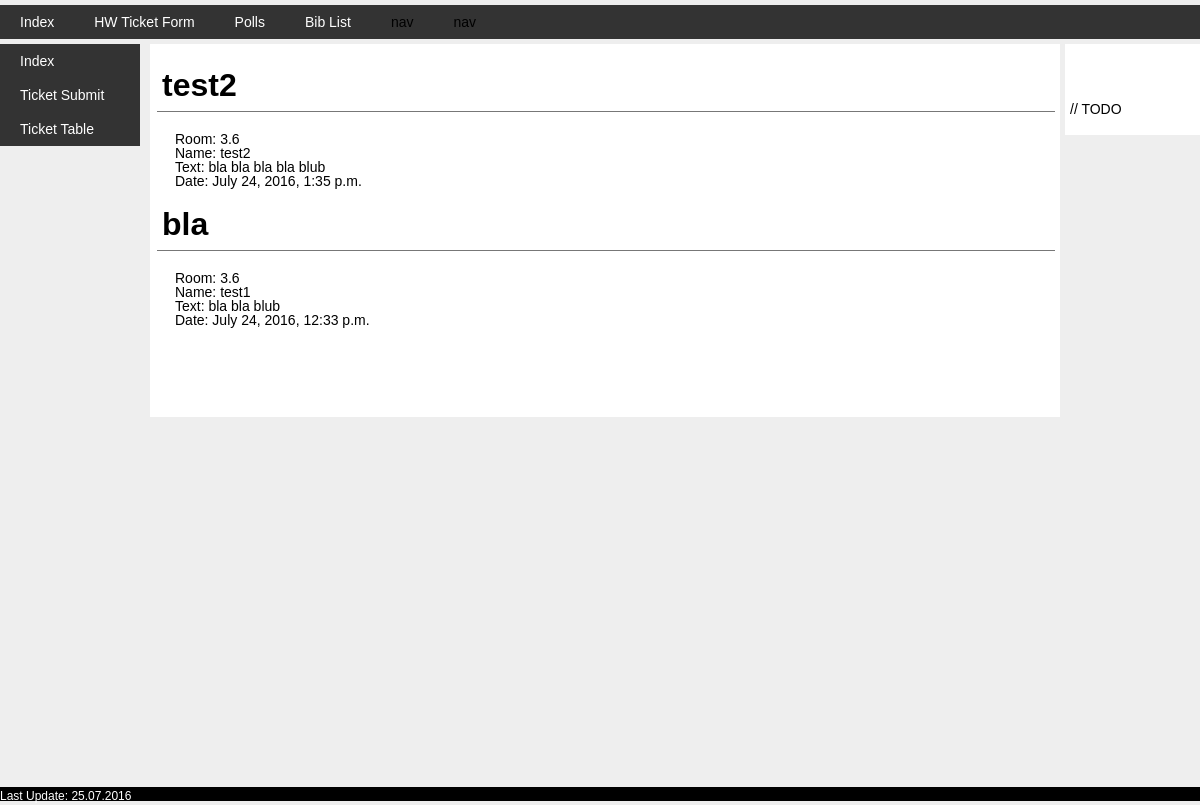
/hwform/list/, run on the app's committed database.
### hwform/models.py (models this page shows, shortened)
class Ticket(models.Model):
    ticket_name = models.CharField(max_length=200)
    ticket_room = models.CharField(max_length=200)
    ticket_sum = models.CharField(max_length=200)
    ticket_descr = models.TextField('Descriptive text', default='Add your super descriptive text here...')
    pub_date = models.DateTimeField('date published')

### hwform/views.py (the view)
class TicketListView(generic.ListView):
    template_name = "hwform/ticket_list.html"
    context_object_name = "ticket_list"
    model = Ticket
    def get_queryset(self):
        return Ticket.objects.filter(pub_date__lte=timezone.now()).order_by('-pub_date')#[:5]

### hwform/templates/hwform/ticket_list.html (shortened to what this page needs)
{% extends "hwform/base.html" %}
{% load static %}
{% block content %}
{% if ticket_list %}
    	{% for ticket in ticket_list %}
    		<h1>{{ ticket.ticket_sum }}</h1>
			<ul>
				<li>Room: {{ ticket.ticket_room }}</li>
    			<li>Name: {{ ticket.ticket_name }}</li>
   				<li>Text: {{ ticket.ticket_descr }}</li>
  			    <li>Date: {{ ticket.pub_date }}</li>
			</ul>
    	{% endfor %}
{% else %}
	<p>No tickets available.</p>
{% endif %}
<p></p>
<p></p>
<p></p>
<p></p>
{% endblock %}

### base/static/base/style.css (style rules this page uses)
html, body { margin: 0; padding: 0; border: 0; background: transparent; }
div, article, aside, footer, header, hgroup, nav, section, h1, h2, h3, h4, h5, h6, p, blockquote, a, ol, ul, li, table, tr, th, td, tbody, tfoot, thead { margin: 0; padding: 0; border: 0; vertical-align: baseline; background: transparent; }
h1, h2, h3, h4, h5, h6, p, li, blockquote, td, th, a, caption, em, strong, strike { font-family: Arial, Helvetica, sans-serif; font-size: 100%; font-weight: normal; font-style: normal; line-height: 100%; text-indent: 0; text-decoration: none; text-align: left; color: #000; }
ol, ul, { list-style: none; }
body { background-color: #eeeeee; }
html, body, #wrapper { height: 100%; }
h1, h2, h3, h4, h5, h6 { font-weight: bold; color: #000; }
h1 { font-size: 24px; }
p { color: #000; font-size: 12px; line-height: 150%; }
ul { list-style: none; }
ul li { color: #000; font-size: 14px; }
#content h1 { margin: 10px 0 20px 2px; font-size: 32px; border-bottom: 1px #777777 solid; padding: 10px 5px; }
#content p { font-size: 14px; padding: 10px 0 10px 5px; }
#content ul { margin-left: 20px }

### hwform/static/hwform/style.css (style rules this page uses)
html, body { margin: 0; padding: 0; border: 0; background: transparent; }
div, article, aside, footer, header, hgroup, nav, section, h1, h2, h3, h4, h5, h6, p, blockquote, a, ol, ul, li, table, tr, th, td, tbody, tfoot, thead { margin: 0; padding: 0; border: 0; vertical-align: baseline; background: transparent; }
h1, h2, h3, h4, h5, h6, p, li, blockquote, td, th, a, caption, em, strong, strike { font-family: Arial, Helvetica, sans-serif; font-size: 100%; font-weight: normal; font-style: normal; line-height: 100%; text-indent: 0; text-decoration: none; text-align: left; color: #000; }
ol, ul, { list-style: none; }
body { background-color: #eeeeee; }
html, body, #wrapper { height: 100%; }
h1, h2, h3, h4, h5, h6 { font-weight: bold; color: #000; }
h1 { font-size: 24px; }
p { color: #000; font-size: 12px; line-height: 150%; }
ul { list-style: none; }
ul li { color: #000; font-size: 14px; }
#content h1 { margin: 10px 0 20px 2px; font-size: 32px; border-bottom: 1px #777777 solid; padding: 10px 5px; }
#content p { font-size: 14px; padding: 10px 0 10px 5px; }
#content ul { margin-left: 20px }

### data on the page
Ticket: ticket_sum "test2", ticket_room "3.6", ticket_name "test2", ticket_descr "bla bla bla bla blub", pub_date "July 24, 2016, 1:35 p.m."
Ticket: ticket_sum "bla", ticket_room "3.6", ticket_name "test1", ticket_descr "bla bla blub", pub_date "July 24, 2016, 12:33 p.m."
